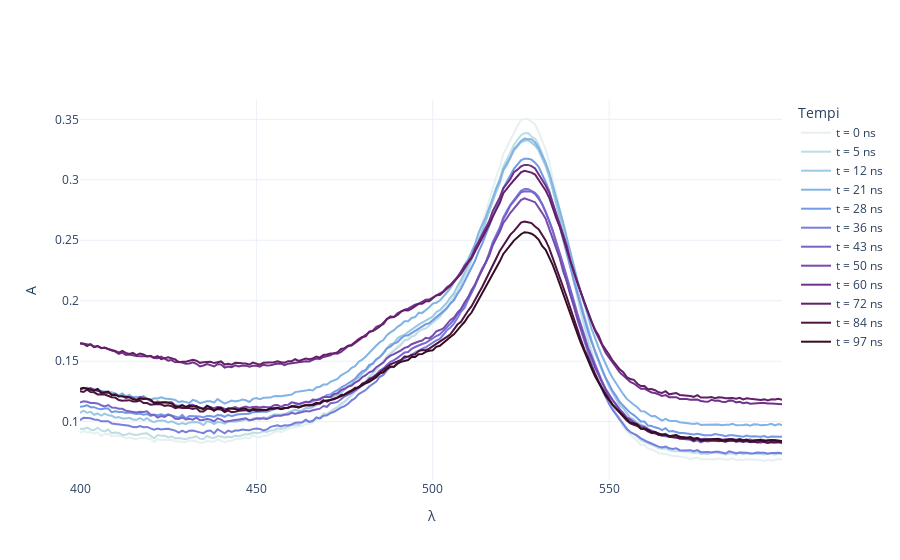

Notebook code for this chart:
### Markdown cell above
<h3> Dati iniziali

### Code cell
colors = px.colors.sample_colorscale('Dense', [i / 11 for i in range(12)])
fig = go.Figure()

for idx, (key, df) in enumerate(data.items()):
    fig.add_trace(go.Scatter(x = df['λ'], y = df['A'], mode = 'lines', name = f't = {key} ns', 
                             line = dict(color = colors[idx])))

    # error_y=dict( 
    #     type='data', 
    #     array = sigmay, 
    #     color = colors[2 * i],
    #     thickness = 1.5, 
    #     width = 3, 
	# 	)

fig.update_layout(
    xaxis_title='λ',
    yaxis_title='A',
    legend_title='Tempi',
    template = 'plotly_white'
)

fig.show()

### Figure 1 — Plotly figure (JSON) as saved in the notebook; plotly's stock layout.template omitted (floating-point values rounded to 4 significant figures; data arrays with more than 128 entries replaced by an {"elided": "..."} marker saying what was removed)
{"data": [{"line": {"color": "rgb(230, 240, 240)"}, "mode": "lines", "name": "t = 0 ns", "type": "scatter", "x": {"elided": "200 int values"}, "y": {"elided": "200 float values"}}, {"line": {"color": "rgb(191, 221, 229)"}, "mode": "lines", "name": "t = 5 ns", "type": "scatter", "x": {"elided": "200 int values"}, "y": {"elided": "200 float values"}}, {"line": {"color": "rgb(156, 201, 226)"}, "mode": "lines", "name": "t = 12 ns", "type": "scatter", "x": {"elided": "200 int values"}, "y": {"elided": "200 float values"}}, {"line": {"color": "rgb(129, 180, 227)"}, "mode": "lines", "name": "t = 21 ns", "type": "scatter", "x": {"elided": "200 int values"}, "y": {"elided": "200 float values"}}, {"line": {"color": "rgb(115, 154, 228)"}, "mode": "lines", "name": "t = 28 ns", "type": "scatter", "x": {"elided": "200 int values"}, "y": {"elided": "200 float values"}}, {"line": {"color": "rgb(117, 127, 221)"}, "mode": "lines", "name": "t = 36 ns", "type": "scatter", "x": {"elided": "200 int values"}, "y": {"elided": "200 float values"}}, {"line": {"color": "rgb(120, 100, 202)"}, "mode": "lines", "name": "t = 43 ns", "type": "scatter", "x": {"elided": "200 int values"}, "y": {"elided": "200 float values"}}, {"line": {"color": "rgb(119, 74, 175)"}, "mode": "lines", "name": "t = 50 ns", "type": "scatter", "x": {"elided": "200 int values"}, "y": {"elided": "200 float values"}}, {"line": {"color": "rgb(113, 50, 141)"}, "mode": "lines", "name": "t = 60 ns", "type": "scatter", "x": {"elided": "200 int values"}, "y": {"elided": "200 float values"}}, {"line": {"color": "rgb(100, 31, 104)"}, "mode": "lines", "name": "t = 72 ns", "type": "scatter", "x": {"elided": "200 int values"}, "y": {"elided": "200 float values"}}, {"line": {"color": "rgb(80, 20, 66)"}, "mode": "lines", "name": "t = 84 ns", "type": "scatter", "x": {"elided": "200 int values"}, "y": {"elided": "200 float values"}}, {"line": {"color": "rgb(54, 14, 36)"}, "mode": "lines", "name": "t = 97 ns", "type": "scatter", "x": {"elided": "200 int values"}, "y": {"elided": "200 float values"}}], "layout": {"legend": {"title": {"text": "Tempi"}}, "xaxis": {"title": {"text": "λ"}}, "yaxis": {"title": {"text": "A"}}}}
